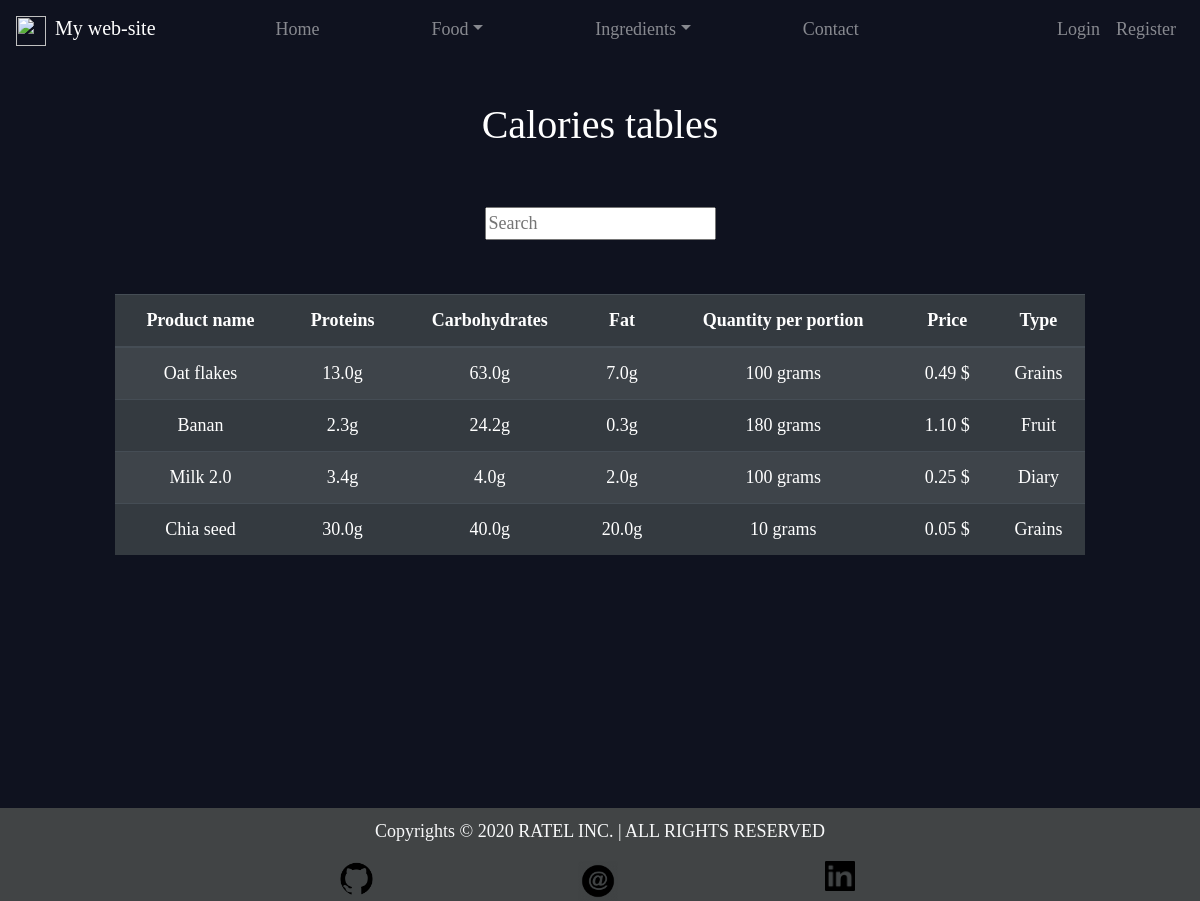
Page /food/ingredient_table/ on the earlier database version.
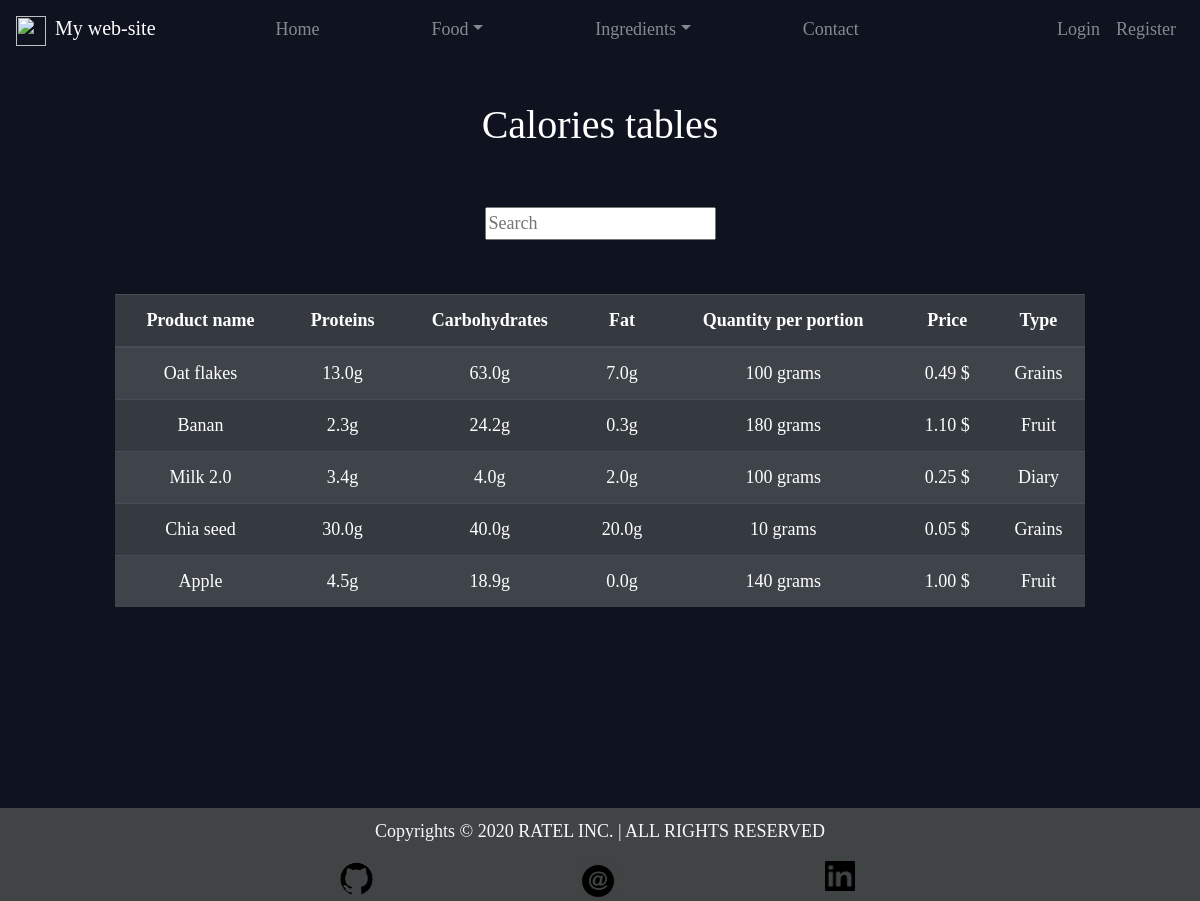
Same page on the later database version.
### Food/models.py (models this page shows, shortened)
class Ingredient(models.Model):
	name = models.CharField(max_length=50, unique=True)
	protein = models.FloatField()
	carbohydrates = models.FloatField()
	fat = models.FloatField()
	quantity_per_portion = models.IntegerField(blank=True)
	price = models.DecimalField(max_digits=100, decimal_places=2, blank=True)
	food_type = models.CharField(max_length=2, choices=FOOD_TYPE_CHOICES, blank=True)
	class Meta:
		ordering = ["id"]

### Food/views.py (the view)
# urls.py: path("ingredient_table/", IngredientTableView.as_view(), name="ingredinet_table"),
class IngredientTableView(ListView, SuccessMessageMixin):
	template_name = "Food/ingredient_list.html"
	model = Ingredient
	context_object_name = "ingredients"
	paginate_by = 10

### Templates/Food/ingredient_list.html (shortened to what this page needs)
{% extends 'main.html' %}
{% block content %}
	<h1 id="title">Calories tables </h1>
	<form action="{% url 'food:search_results' %}" method="get">
		<input name="word" type="text" placeholder="Search">
	</form>
	<br><br>
	<table class="table table-striped table-dark">
		<thead>
			<tr>
				<th scope="col">Product name</th>
				<th scope="col">Proteins</th>
				<th scope="col">Carbohydrates</th>
				<th scope="col">Fat</th>
				<th scope="col">Quantity per portion</th>
				<th scope="col">Price</th>
				<th scope="col">Type</th>
			</tr>
		</thead>
		<tbody>
			{% for item in ingredients %}
				<tr>
					<td>
						<a class="hyperlink-off" href="{% url 'food:ingredinet_detail' item.pk %}">
							{{ item.name|capfirst }}
						</a>
					</td>
					<td>{{item.protein}}g</td>
					<td>{{item.carbohydrates}}g</td>
					<td>{{item.fat}}g</td>
					<td>{{item.quantity_per_portion}} grams</td>
					<td>{{item.price}} $</td>
					<td>{{item.get_food_type_display}}</td>
				</tr>
			{% endfor %}
		</tbody>
	</table>
{% endblock %}

Differences in the rows shown:
added Ingredient: name "Apple", protein "4.5", carbohydrates "18.9", fat "0.0", quantity_per_portion "140", price "1.00", food_type "Fruit"
